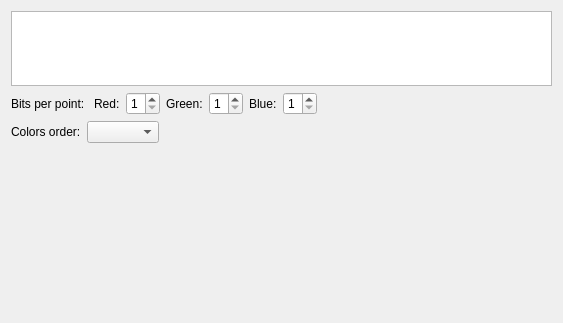
<?xml version="1.0" encoding="UTF-8"?>
<ui version="4.0">
 <class>WidgetConvOptionsColor</class>
 <widget class="QWidget" name="WidgetConvOptionsColor">
  <property name="geometry">
   <rect>
    <x>0</x>
    <y>0</y>
    <width>563</width>
    <height>323</height>
   </rect>
  </property>
  <property name="windowTitle">
   <string>Form</string>
  </property>
  <layout class="QVBoxLayout" name="verticalLayout">
   <item>
    <widget class="QListWidget" name="listWidget">
     <property name="sizePolicy">
      <sizepolicy hsizetype="Expanding" vsizetype="Fixed">
       <horstretch>0</horstretch>
       <verstretch>0</verstretch>
      </sizepolicy>
     </property>
     <property name="maximumSize">
      <size>
       <width>16777215</width>
       <height>75</height>
      </size>
     </property>
     <property name="alternatingRowColors">
      <bool>true</bool>
     </property>
     <property name="flow">
      <enum>QListView::LeftToRight</enum>
     </property>
    </widget>
   </item>
   <item>
    <layout class="QHBoxLayout" name="horizontalLayout_4">
     <item>
      <widget class="QLabel" name="label_7">
       <property name="text">
        <string>Bits per point: </string>
       </property>
      </widget>
     </item>
     <item>
      <widget class="QLabel" name="label_4">
       <property name="text">
        <string>Red:</string>
       </property>
      </widget>
     </item>
     <item>
      <widget class="QSpinBox" name="spinBoxRedbits">
       <property name="minimum">
        <number>1</number>
       </property>
       <property name="maximum">
        <number>8</number>
       </property>
      </widget>
     </item>
     <item>
      <widget class="QLabel" name="label_5">
       <property name="text">
        <string>Green:</string>
       </property>
      </widget>
     </item>
     <item>
      <widget class="QSpinBox" name="spinBoxGreenBits">
       <property name="minimum">
        <number>1</number>
       </property>
       <property name="maximum">
        <number>8</number>
       </property>
      </widget>
     </item>
     <item>
      <widget class="QLabel" name="label_6">
       <property name="text">
        <string>Blue:</string>
       </property>
      </widget>
     </item>
     <item>
      <widget class="QSpinBox" name="spinBoxBlueBits">
       <property name="minimum">
        <number>1</number>
       </property>
       <property name="maximum">
        <number>8</number>
       </property>
      </widget>
     </item>
     <item>
      <spacer name="horizontalSpacer_5">
       <property name="orientation">
        <enum>Qt::Horizontal</enum>
       </property>
       <property name="sizeHint" stdset="0">
        <size>
         <width>40</width>
         <height>20</height>
        </size>
       </property>
      </spacer>
     </item>
    </layout>
   </item>
   <item>
    <layout class="QHBoxLayout" name="horizontalLayout_2">
     <item>
      <widget class="QLabel" name="label_2">
       <property name="text">
        <string>Colors order:</string>
       </property>
      </widget>
     </item>
     <item>
      <widget class="QComboBox" name="comboBoxColorsOrder"/>
     </item>
     <item>
      <spacer name="horizontalSpacer_3">
       <property name="orientation">
        <enum>Qt::Horizontal</enum>
       </property>
       <property name="sizeHint" stdset="0">
        <size>
         <width>40</width>
         <height>20</height>
        </size>
       </property>
      </spacer>
     </item>
    </layout>
   </item>
   <item>
    <spacer name="verticalSpacer">
     <property name="orientation">
      <enum>Qt::Vertical</enum>
     </property>
     <property name="sizeHint" stdset="0">
      <size>
       <width>20</width>
       <height>61</height>
      </size>
     </property>
    </spacer>
   </item>
  </layout>
 </widget>
 <resources/>
 <connections>
  <connection>
   <sender>spinBoxRedbits</sender>
   <signal>valueChanged(int)</signal>
   <receiver>WidgetConvOptionsColor</receiver>
   <slot>updatePreview()</slot>
   <hints>
    <hint type="sourcelabel">
     <x>181</x>
     <y>192</y>
    </hint>
    <hint type="destinationlabel">
     <x>480</x>
     <y>214</y>
    </hint>
   </hints>
  </connection>
  <connection>
   <sender>spinBoxGreenBits</sender>
   <signal>valueChanged(int)</signal>
   <receiver>WidgetConvOptionsColor</receiver>
   <slot>updatePreview()</slot>
   <hints>
    <hint type="sourcelabel">
     <x>296</x>
     <y>196</y>
    </hint>
    <hint type="destinationlabel">
     <x>483</x>
     <y>248</y>
    </hint>
   </hints>
  </connection>
  <connection>
   <sender>spinBoxBlueBits</sender>
   <signal>valueChanged(int)</signal>
   <receiver>WidgetConvOptionsColor</receiver>
   <slot>updatePreview()</slot>
   <hints>
    <hint type="sourcelabel">
     <x>398</x>
     <y>192</y>
    </hint>
    <hint type="destinationlabel">
     <x>487</x>
     <y>283</y>
    </hint>
   </hints>
  </connection>
  <connection>
   <sender>comboBoxColorsOrder</sender>
   <signal>currentIndexChanged(int)</signal>
   <receiver>WidgetConvOptionsColor</receiver>
   <slot>updatePreview()</slot>
   <hints>
    <hint type="sourcelabel">
     <x>144</x>
     <y>227</y>
    </hint>
    <hint type="destinationlabel">
     <x>383</x>
     <y>299</y>
    </hint>
   </hints>
  </connection>
 </connections>
 <slots>
  <slot>updatePreview()</slot>
 </slots>
</ui>
